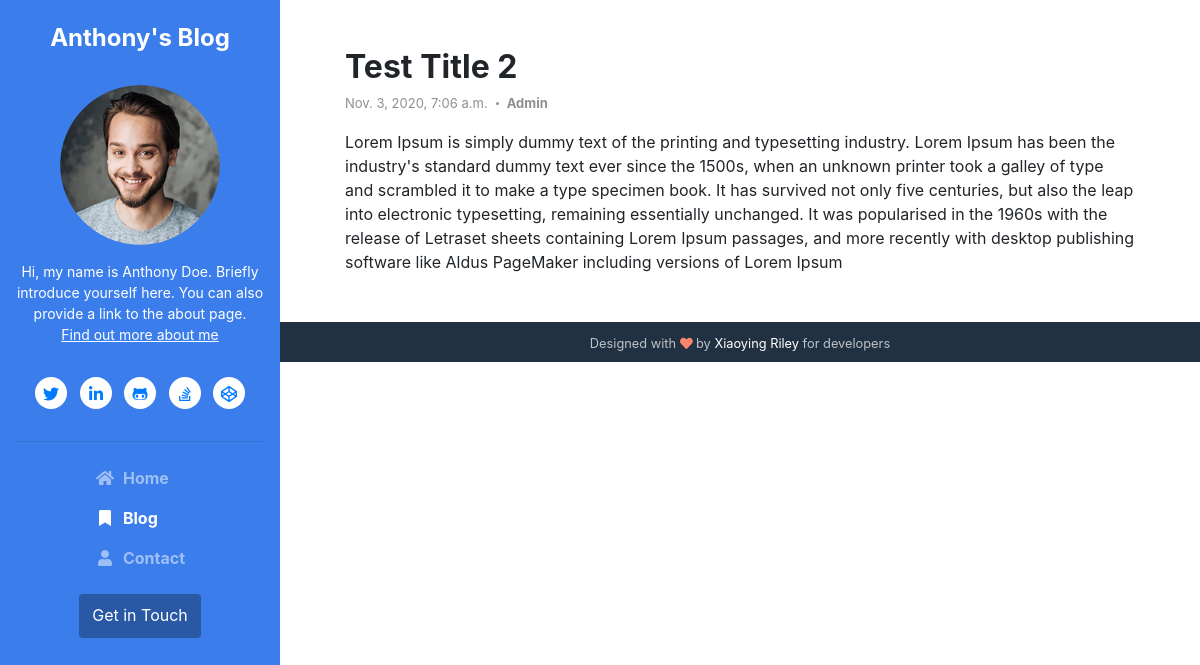
The app's page /blog/test-title-2 with its own data.
### blog/models.py (models this page shows, shortened)
class Post(models.Model):
    sno = models.AutoField(primary_key=True)
    title = models.CharField(max_length=100, default="")
    slug = models.CharField(max_length=100, default="")
    author = models.CharField(max_length=50, default="")
    content = models.TextField()
    short_desc = models.CharField(max_length=219, default="")
    timestamp = models.DateTimeField()
    published = models.BooleanField(default=True)

### blog/views.py (the view)
# urls.py: path('<str:slug>', views.blogpost, name='BlogPost'),
def blogpost(request, slug):
    post = Post.objects.filter(slug=slug).first()
    context = {'post': post}
    return render(request, 'blog/blogpost.html', context)

### templates/blog/blogpost.html (shortened to what this page needs)
{% extends 'basicblog.html' %}
{% block blogactive %} active {% endblock blogactive%}
{% block body %}
<article class="blog-post px-3 py-5 p-md-5">
    <div class="container">
        <header class="blog-post-header">
            <h2 class="title mb-2">{{post.title}}</h2>
            <div class="meta mb-3"><span class="date">{{post.timestamp}}</span><span class="comment"><strong>{{post.author}}</strong></span></div>
        </header>
        <div class="blog-post-body">
            {{post.content}}
        </div>
    </div>
</article>
{% endblock body %}

### records on screen
Post: title "Test Title 2", timestamp "Nov. 3, 2020, 7:06 a.m.", author "Admin", content "Lorem Ipsum is simply dummy text of the printing and typesetting industry. Lorem Ipsum has been the industry's standard dummy text ever since the 1500s, when an unknown printer took a galley of type and scrambled it to make a type specimen book. It has survived not only five centuries, but also the leap into electronic typesetting, remaining essentially unchanged. It was popularised in the 1960s with the release of Letraset sheets containing Lorem Ipsum passages, and more recently with desktop publishing software like Aldus PageMaker including versions of Lorem Ipsum"
